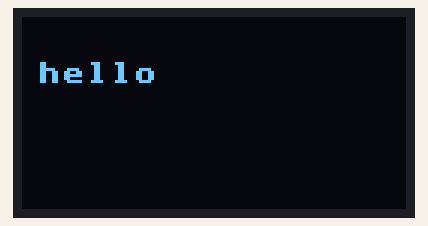
This program was run on a simulated Raspberry Pi Pico running MicroPython. Parts: 128×64 one-colour display. Library files of the repository ran but are not shown: ssd1306.py. At 0.2 s the program stops and its outputs stay as they are.

Above: at 0.2 s.

The program:

ssd1306_demo.py
```python
from machine import Pin, I2C
from ssd1306 import SSD1306_I2C


i2c = I2C(0, sda=Pin(16), scl=Pin(17), freq=100000, timeout=5000000)

led = SSD1306_I2C(128, 64, i2c)

led.text('hello', 5, 15)
led.show()
```
